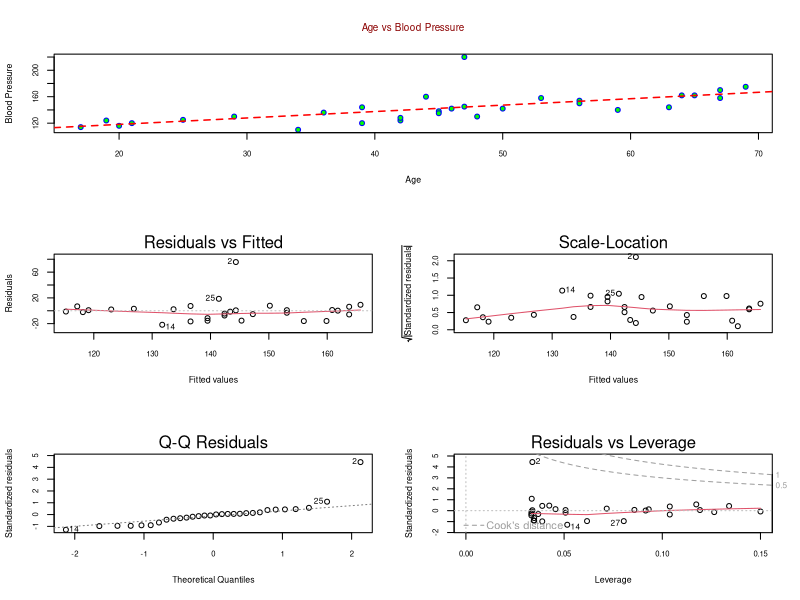

Write the R code that produced this figure.
# Author: shakthydoss
# Webiste: http://shakthydoss.com/
#
# A sample R program to analysis liner regression mode 
# Dataset used in this progam contains age and bloodpressure of patients. We will try predict bloodpressure for a given age.
# for details: http://shakthydoss.com/prediction-using-simple-liner-regression-r-part-1/

# remove unwated objects in the current workspace.
rm(list =ls())

# load the dataset.
bp.dataset <- read.csv("bp.csv")

#backup old graphical settings.
opar <- par(no.readonly=TRUE)

#attach the dataset to search path.  
attach(bp.dataset)

# customize font, style, color and other graphical settings. 
par(col.main="darkred" )
par(font.main=1)
par(cex.main=0.9 , cex.lab=0.8 , cex.axis=0.7)

# set graph arrangement in the plot panel.
layout(matrix(c(1,2,3,1,4,5), ncol=2 )) 

# draw a scatter plot. 
plot(x=age,bloodpressure , ann=FALSE , pch=21 , col="blue", bg="green" ,  )


# adding text to scatter plot. 
title(main="Age vs Blood Pressure" , xlab="Age", ylab="Blood Pressure")

# fit a liner model 
model <- lm(bloodpressure ~ age)

# draw a referece line
abline(model , col="red",lty=2 , lwd=1.5)

# diagnostic plots 
plot(model)
print(model)

#detach the dataset from search path
detach(bp.dataset)

# restore old graphical settings
par(opar)
